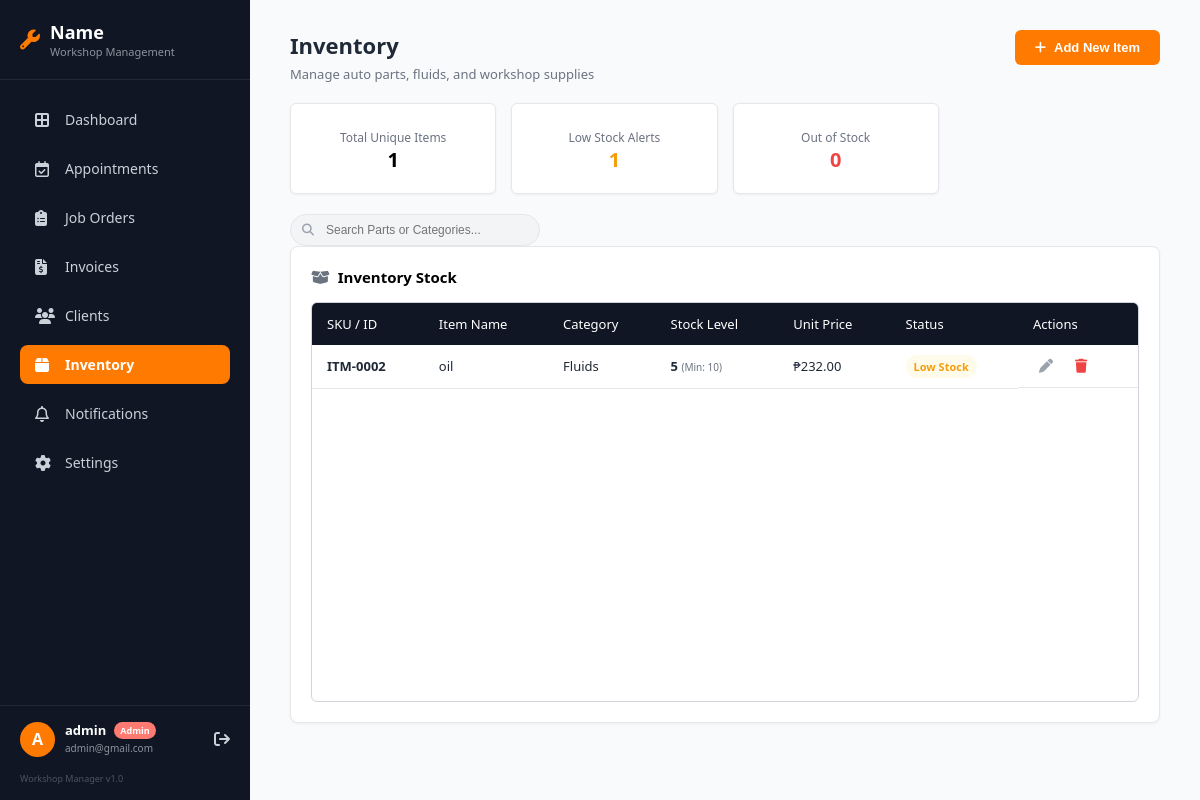
The app's page /inventory.php (signed in) with its own data.
### tables this page shows
CREATE TABLE `inventory` (
  `id` int(11) NOT NULL,
  `item_name` varchar(100) NOT NULL,
  `category` enum('Fluids','Filters','Brakes','Ignition','Electrical','Accessories') NOT NULL,
  `quantity` int(11) NOT NULL DEFAULT 0,
  `min_stock` int(11) NOT NULL DEFAULT 0,
  `price` decimal(10,2) NOT NULL,
  `status` enum('In Stock','Low Stock','Out of Stock') DEFAULT 'In Stock',
  `created_at` timestamp NOT NULL DEFAULT current_timestamp()
);

### inventory.php (the view, shortened to what this page needs)
<?php
require 'db.php';
$adminName = $_SESSION['username'] ?? 'Admin';
$adminEmail = 'admin@gmail.com';
$totalProducts = $pdo->query("SELECT COUNT(*) FROM inventory")->fetchColumn();
$lowStockCount = $pdo->query("SELECT COUNT(*) FROM inventory WHERE status = 'Low Stock' OR (quantity <= min_stock AND quantity > 0)")->fetchColumn();
$outOfStockCount = $pdo->query("SELECT COUNT(*) FROM inventory WHERE quantity = 0")->fetchColumn();
?>
<!DOCTYPE html>
<html lang="en">
<head>
    <link rel="stylesheet" href="https://cdnjs.cloudflare.com/ajax/libs/font-awesome/6.4.0/css/all.min.css">
</head>
<body>
    <aside class="sidebar">
        <div class="sidebar-header">
            <i class="fa-solid fa-wrench" style="color: var(--primary-orange); font-size: 20px;"></i>
            <div>
                <h2>Name</h2>
                <p>Workshop Management</p>
            </div>
        </div>
       <ul class="nav-links">
            <li><a href="admin_dashboard.php"><i class="fa-solid fa-border-all"></i> Dashboard</a></li>
            <li><a href="appointments.php"><i class="fa-regular fa-calendar-check"></i> Appointments</a></li>
            <li><a href="job_orders.php"><i class="fa-solid fa-clipboard-list"></i> Job Orders</a></li>
            <li><a href="invoices.php"><i class="fa-solid fa-file-invoice-dollar"></i> Invoices</a></li>
            <li><a href="clients.php"><i class="fa-solid fa-users"></i> Clients</a></li>
            <li><a href="inventory.php" class="active"><i class="fa-solid fa-box"></i> Inventory</a></li>
            <li><a href="notifications.php"><i class="fa-regular fa-bell"></i> Notifications</a></li>
            <li><a href="settings.php"><i class="fa-solid fa-gear"></i> Settings</a></li>
        </ul>
        <div class="user-profile-container">
            <div class="user-profile">
                <div class="avatar"><?php echo strtoupper(substr($adminName, 0, 1)); ?></div>
                <div class="user-info">
                    <h4><?php echo htmlspecialchars($adminName); ?> <span class="admin-badge">Admin</span></h4>
                    <p><?php echo htmlspecialchars($adminEmail); ?></p>
                </div>
                <a href="index.php" class="logout-btn" title="Logout"><i class="fa-solid fa-arrow-right-from-bracket"></i></a>
            </div>
            <div class="app-version">Workshop Manager v1.0</div>
        </div>
    </aside>
    <main class="main-content">
        <div class="top-header">
            <div>
                <h1>Inventory</h1>
                <p>Manage auto parts, fluids, and workshop supplies</p>
            </div>
            <button class="btn-primary" onclick="openModal()"><i class="fa-solid fa-plus"></i> Add New Item</button>
        </div>
        <div class="stats-grid">
            <div class="stat-card">
                <p>Total Unique Items</p>
                <h3><?php echo $totalProducts; ?></h3>
            </div>
            <div class="stat-card">
                <p>Low Stock Alerts</p>
                <h3 style="color: #f59e0b;"><?php echo $lowStockCount; ?></h3>
            </div>
            <div class="stat-card">
                <p>Out of Stock</p>
                <h3 style="color: #ef4444;"><?php echo $outOfStockCount; ?></h3>
            </div>
        </div>
        <div class="search-container">
            <i class="fa-solid fa-magnifying-glass"></i>
            <input type="text" placeholder="Search Parts or Categories...">
        </div>
        <div class="table-card">
            <div class="table-card-header">
                <h2><i class="fa-solid fa-box-open"></i> Inventory Stock</h2>
            </div>
            <div class="table-wrapper">
                <table>
                    <thead>
                        <tr>
                            <th>SKU / ID</th>
                            <th>Item Name</th>
                            <th>Category</th>
                            <th>Stock Level</th>
                            <th>Unit Price</th>
                            <th>Status</th>
                            <th>Actions</th>
                        </tr>
                    </thead>
                    <tbody>
                        <?php
                        $stmt = $pdo->query("SELECT * FROM inventory ORDER BY category ASC, item_name ASC");
                        $inventory_items = $stmt->fetchAll();
                        if (count($inventory_items) > 0) {
                            foreach ($inventory_items as $item) {
                                $status = 'In Stock';
                                $statusClass = 'In-Stock';
                                if ($item['quantity'] == 0) {
                                    $status = 'Out of Stock';
                                    $statusClass = 'Out-of-Stock';
                                } elseif ($item['quantity'] <= $item['min_stock']) {
                                    $status = 'Low Stock';
                                    $statusClass = 'Low-Stock';
                                }
                                echo "<tr>";
                                echo "<td><strong>ITM-" . str_pad($item['id'], 4, '0', STR_PAD_LEFT) . "</strong></td>";
                                echo "<td>" . htmlspecialchars($item['item_name']) . "</td>";
                                echo "<td>" . htmlspecialchars($item['category']) . "</td>";
                                echo "<td><strong>{$item['quantity']}</strong> <span style='font-size: 10px; color: var(--text-muted);'>(Min: {$item['min_stock']})</span></td>";
                                echo "<td>₱" . number_format($item['price'], 2) . "</td>";
                                echo "<td><span class='stock-badge {$statusClass}'>{$status}</span></td>";
                                echo "<td style='display: flex; gap: 5px;'>
                                        <button type='button' class='action-btn' title='Edit Stock' onclick='openEditModal({$item['id']}, \"" . htmlspecialchars(addslashes($item['item_name'])) . "\", \"{$item['category']}\", {$item['quantity']}, {$item['min_stock']}, {$item['price']})'>
                                            <i class='fa-solid fa-pen'></i>
                                        </button>
                                        <form method='POST' style='display:inline; margin: 0;' onsubmit=\"return confirm('Are you sure you want to delete this item from inventory?');\">
                                            <input type='hidden' name='delete_item' value='1'>
                                            <input type='hidden' name='item_id' value='{$item['id']}'>
                                            <button type='submit' class='action-btn' title='Delete Item' style='color: #ef4444;'>
                                                <i class='fa-solid fa-trash'></i>
                                            </button>
                                        </form>
                                      </td>";
                            }
                        } else {
                            echo "<tr><td colspan='7' style='text-align:center; padding: 20px; color: var(--text-muted);'>No items found in inventory.</td></tr>";
                        }
                        ?>
                    </tbody>
                </table>
            </div>
        </div>
    </main>
</body>
</html>
</body>
</html>

### records on screen
inventory: id "0002", item_name "oil", category "Fluids", quantity "5", min_stock "10", price "232.00", status "Low Stock"

### other values on screen
substr($adminName, 0, 1) "A"
$adminName "admin"
$adminEmail "admin@gmail.com"
$totalProducts "1"
$lowStockCount "1"
$outOfStockCount "0"
